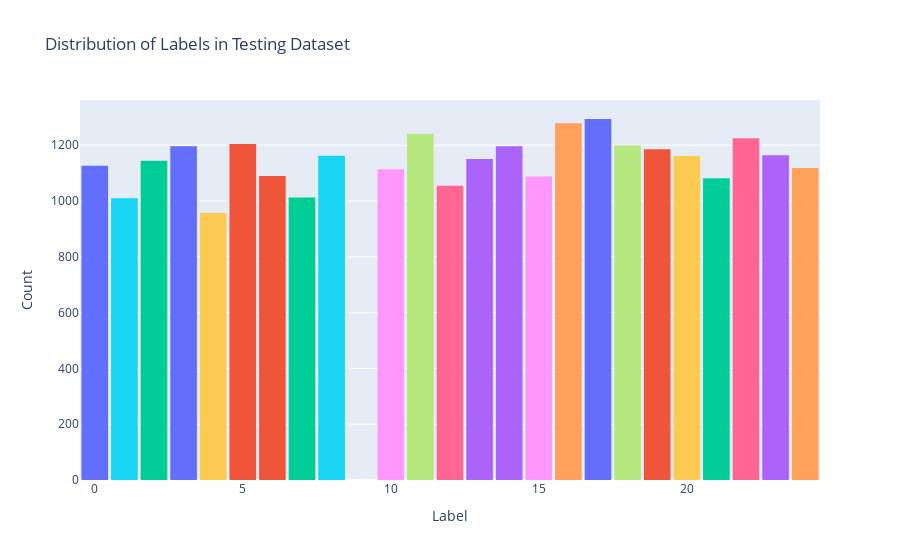

Write notebook code for a chart like this one.
### Code cell
fig = px.histogram(test_df, x='label',color='label', title='Distribution of Labels in Testing Dataset')

fig.update_layout(
    xaxis_title='Label',
    yaxis_title='Count',
    showlegend=False,
    bargroupgap=0.1,
)

fig.show()

### Figure 1 — Plotly figure (JSON) as saved in the notebook; plotly's stock layout.template omitted (floating-point values rounded to 4 significant figures; data arrays with more than 128 entries replaced by an {"elided": "..."} marker saying what was removed)
{"data": [{"alignmentgroup": "True", "bingroup": "x", "hovertemplate": "label=%{x}<br>count=%{y}<extra></extra>", "legendgroup": "3", "marker": {"color": "#636efa", "pattern": {"shape": ""}}, "name": "3", "offsetgroup": "3", "orientation": "v", "showlegend": true, "type": "histogram", "x": {"elided": "1196 int values"}, "xaxis": "x", "yaxis": "y"}, {"alignmentgroup": "True", "bingroup": "x", "hovertemplate": "label=%{x}<br>count=%{y}<extra></extra>", "legendgroup": "6", "marker": {"color": "#EF553B", "pattern": {"shape": ""}}, "name": "6", "offsetgroup": "6", "orientation": "v", "showlegend": true, "type": "histogram", "x": {"elided": "1090 int values"}, "xaxis": "x", "yaxis": "y"}, {"alignmentgroup": "True", "bingroup": "x", "hovertemplate": "label=%{x}<br>count=%{y}<extra></extra>", "legendgroup": "2", "marker": {"color": "#00cc96", "pattern": {"shape": ""}}, "name": "2", "offsetgroup": "2", "orientation": "v", "showlegend": true, "type": "histogram", "x": {"elided": "1144 int values"}, "xaxis": "x", "yaxis": "y"}, {"alignmentgroup": "True", "bingroup": "x", "hovertemplate": "label=%{x}<br>count=%{y}<extra></extra>", "legendgroup": "13", "marker": {"color": "#ab63fa", "pattern": {"shape": ""}}, "name": "13", "offsetgroup": "13", "orientation": "v", "showlegend": true, "type": "histogram", "x": {"elided": "1151 int values"}, "xaxis": "x", "yaxis": "y"}, {"alignmentgroup": "True", "bingroup": "x", "hovertemplate": "label=%{x}<br>count=%{y}<extra></extra>", "legendgroup": "16", "marker": {"color": "#FFA15A", "pattern": {"shape": ""}}, "name": "16", "offsetgroup": "16", "orientation": "v", "showlegend": true, "type": "histogram", "x": {"elided": "1279 int values"}, "xaxis": "x", "yaxis": "y"}, {"alignmentgroup": "True", "bingroup": "x", "hovertemplate": "label=%{x}<br>count=%{y}<extra></extra>", "legendgroup": "8", "marker": {"color": "#19d3f3", "pattern": {"shape": ""}}, "name": "8", "offsetgroup": "8", "orientation": "v", "showlegend": true, "type": "histogram", "x": {"elided": "1162 int values"}, "xaxis": "x", "yaxis": "y"}, {"alignmentgroup": "True", "bingroup": "x", "hovertemplate": "label=%{x}<br>count=%{y}<extra></extra>", "legendgroup": "22", "marker": {"color": "#FF6692", "pattern": {"shape": ""}}, "name": "22", "offsetgroup": "22", "orientation": "v", "showlegend": true, "type": "histogram", "x": {"elided": "1225 int values"}, "xaxis": "x", "yaxis": "y"}, {"alignmentgroup": "True", "bingroup": "x", "hovertemplate": "label=%{x}<br>count=%{y}<extra></extra>", "legendgroup": "18", "marker": {"color": "#B6E880", "pattern": {"shape": ""}}, "name": "18", "offsetgroup": "18", "orientation": "v", "showlegend": true, "type": "histogram", "x": {"elided": "1199 int values"}, "xaxis": "x", "yaxis": "y"}, {"alignmentgroup": "True", "bingroup": "x", "hovertemplate": "label=%{x}<br>count=%{y}<extra></extra>", "legendgroup": "10", "marker": {"color": "#FF97FF", "pattern": {"shape": ""}}, "name": "10", "offsetgroup": "10", "orientation": "v", "showlegend": true, "type": "histogram", "x": {"elided": "1114 int values"}, "xaxis": "x", "yaxis": "y"}, {"alignmentgroup": "True", "bingroup": "x", "hovertemplate": "label=%{x}<br>count=%{y}<extra></extra>", "legendgroup": "20", "marker": {"color": "#FECB52", "pattern": {"shape": ""}}, "name": "20", "offsetgroup": "20", "orientation": "v", "showlegend": true, "type": "histogram", "x": {"elided": "1161 int values"}, "xaxis": "x", "yaxis": "y"}, {"alignmentgroup": "True", "bingroup": "x", "hovertemplate": "label=%{x}<br>count=%{y}<extra></extra>", "legendgroup": "17", "marker": {"color": "#636efa", "pattern": {"shape": ""}}, "name": "17", "offsetgroup": "17", "orientation": "v", "showlegend": true, "type": "histogram", "x": {"elided": "1294 int values"}, "xaxis": "x", "yaxis": "y"}, {"alignmentgroup": "True", "bingroup": "x", "hovertemplate": "label=%{x}<br>count=%{y}<extra></extra>", "legendgroup": "19", "marker": {"color": "#EF553B", "pattern": {"shape": ""}}, "name": "19", "offsetgroup": "19", "orientation": "v", "showlegend": true, "type": "histogram", "x": {"elided": "1186 int values"}, "xaxis": "x", "yaxis": "y"}, {"alignmentgroup": "True", "bingroup": "x", "hovertemplate": "label=%{x}<br>count=%{y}<extra></extra>", "legendgroup": "21", "marker": {"color": "#00cc96", "pattern": {"shape": ""}}, "name": "21", "offsetgroup": "21", "orientation": "v", "showlegend": true, "type": "histogram", "x": {"elided": "1082 int values"}, "xaxis": "x", "yaxis": "y"}, {"alignmentgroup": "True", "bingroup": "x", "hovertemplate": "label=%{x}<br>count=%{y}<extra></extra>", "legendgroup": "23", "marker": {"color": "#ab63fa", "pattern": {"shape": ""}}, "name": "23", "offsetgroup": "23", "orientation": "v", "showlegend": true, "type": "histogram", "x": {"elided": "1164 int values"}, "xaxis": "x", "yaxis": "y"}, {"alignmentgroup": "True", "bingroup": "x", "hovertemplate": "label=%{x}<br>count=%{y}<extra></extra>", "legendgroup": "24", "marker": {"color": "#FFA15A", "pattern": {"shape": ""}}, "name": "24", "offsetgroup": "24", "orientation": "v", "showlegend": true, "type": "histogram", "x": {"elided": "1118 int values"}, "xaxis": "x", "yaxis": "y"}, {"alignmentgroup": "True", "bingroup": "x", "hovertemplate": "label=%{x}<br>count=%{y}<extra></extra>", "legendgroup": "1", "marker": {"color": "#19d3f3", "pattern": {"shape": ""}}, "name": "1", "offsetgroup": "1", "orientation": "v", "showlegend": true, "type": "histogram", "x": {"elided": "1010 int values"}, "xaxis": "x", "yaxis": "y"}, {"alignmentgroup": "True", "bingroup": "x", "hovertemplate": "label=%{x}<br>count=%{y}<extra></extra>", "legendgroup": "12", "marker": {"color": "#FF6692", "pattern": {"shape": ""}}, "name": "12", "offsetgroup": "12", "orientation": "v", "showlegend": true, "type": "histogram", "x": {"elided": "1055 int values"}, "xaxis": "x", "yaxis": "y"}, {"alignmentgroup": "True", "bingroup": "x", "hovertemplate": "label=%{x}<br>count=%{y}<extra></extra>", "legendgroup": "11", "marker": {"color": "#B6E880", "pattern": {"shape": ""}}, "name": "11", "offsetgroup": "11", "orientation": "v", "showlegend": true, "type": "histogram", "x": {"elided": "1241 int values"}, "xaxis": "x", "yaxis": "y"}, {"alignmentgroup": "True", "bingroup": "x", "hovertemplate": "label=%{x}<br>count=%{y}<extra></extra>", "legendgroup": "15", "marker": {"color": "#FF97FF", "pattern": {"shape": ""}}, "name": "15", "offsetgroup": "15", "orientation": "v", "showlegend": true, "type": "histogram", "x": {"elided": "1088 int values"}, "xaxis": "x", "yaxis": "y"}, {"alignmentgroup": "True", "bingroup": "x", "hovertemplate": "label=%{x}<br>count=%{y}<extra></extra>", "legendgroup": "4", "marker": {"color": "#FECB52", "pattern": {"shape": ""}}, "name": "4", "offsetgroup": "4", "orientation": "v", "showlegend": true, "type": "histogram", "x": {"elided": "957 int values"}, "xaxis": "x", "yaxis": "y"}, {"alignmentgroup": "True", "bingroup": "x", "hovertemplate": "label=%{x}<br>count=%{y}<extra></extra>", "legendgroup": "0", "marker": {"color": "#636efa", "pattern": {"shape": ""}}, "name": "0", "offsetgroup": "0", "orientation": "v", "showlegend": true, "type": "histogram", "x": {"elided": "1126 int values"}, "xaxis": "x", "yaxis": "y"}, {"alignmentgroup": "True", "bingroup": "x", "hovertemplate": "label=%{x}<br>count=%{y}<extra></extra>", "legendgroup": "5", "marker": {"color": "#EF553B", "pattern": {"shape": ""}}, "name": "5", "offsetgroup": "5", "orientation": "v", "showlegend": true, "type": "histogram", "x": {"elided": "1204 int values"}, "xaxis": "x", "yaxis": "y"}, {"alignmentgroup": "True", "bingroup": "x", "hovertemplate": "label=%{x}<br>count=%{y}<extra></extra>", "legendgroup": "7", "marker": {"color": "#00cc96", "pattern": {"shape": ""}}, "name": "7", "offsetgroup": "7", "orientation": "v", "showlegend": true, "type": "histogram", "x": {"elided": "1013 int values"}, "xaxis": "x", "yaxis": "y"}, {"alignmentgroup": "True", "bingroup": "x", "hovertemplate": "label=%{x}<br>count=%{y}<extra></extra>", "legendgroup": "14", "marker": {"color": "#ab63fa", "pattern": {"shape": ""}}, "name": "14", "offsetgroup": "14", "orientation": "v", "showlegend": true, "type": "histogram", "x": {"elided": "1196 int values"}, "xaxis": "x", "yaxis": "y"}], "layout": {"bargroupgap": 0.1, "barmode": "relative", "legend": {"title": {"text": "label"}, "tracegroupgap": 0}, "showlegend": false, "title": {"text": "Distribution of Labels in Testing Dataset"}, "xaxis": {"anchor": "y", "categoryarray": [3, 6, 2, 13, 16, 8, 22, 18, 10, 20, 17, 19, 21, 23, 24, 1, 12, 11, 15, 4, 0, 5, 7, 14], "categoryorder": "array", "domain": [0, 1], "title": {"text": "Label"}}, "yaxis": {"anchor": "x", "domain": [0, 1], "title": {"text": "Count"}}}}
